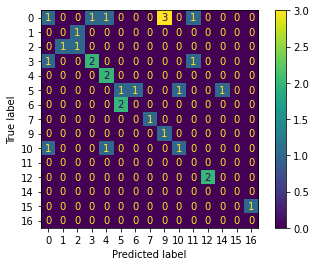

Generate this figure with Python:
# ANN
import pandas as pd
import matplotlib.pyplot as plt
from sklearn.model_selection import train_test_split
from sklearn.neural_network import MLPClassifier
from sklearn.preprocessing import StandardScaler
from sklearn.metrics import confusion_matrix
from sklearn.metrics import plot_confusion_matrix
from sklearn.metrics import precision_score, accuracy_score, recall_score, f1_score, cohen_kappa_score, confusion_matrix

df = pd.read_csv('https://query.data.world/s/bpnkvanty2ewdnhap5lm3z4cqbr67o')

# Cleaning data
col_uniqe = lambda df, col: [e for e in df[col].explode().unique()]
'''
col_uniqe
----------------
obtains all the unique values of a column dataset

params:
    - dataframe [DataFrame]: dataframe
    - column [str]: column's name

returns:
    - a list of unique values corresponding to the column
'''


num_index = lambda data: [ind for ind in range(1, len(data)+1)]
'''
num_index
----------------
create a numeric index from a list

params:
    - data[list]: list to create the indexes

returns:
    - a list of indexes for data
'''

## Cleaning Publishers
publishers = col_uniqe(df, 'Publisher')
publishers_in = num_index(publishers)
df = df.replace(to_replace=publishers, value=publishers_in)
## Cleaning genres
genres = col_uniqe(df, 'Genre')
genre_in = num_index(genres)
df = df.replace(to_replace=genres, value=genre_in)

df = df[:100]

## target
indexes = {}
ind = 0
for plat in df['Platform']:
    if plat not in indexes:
        indexes[plat] = ind
        ind += 1

target = []
for plat in df['Platform']:
    target.append(indexes[plat])

target_names = col_uniqe(df, 'Platform')

## Removing unnecesary columns
for col in ['Platform', 'Name']:
    del df[col]

feature_names = df.columns
data = df.values

# Runing trainning
x_train, x_test, y_train, y_test = train_test_split(
    data,
    target,
    test_size=0.3,
    random_state=30)


## data procesing
scaler = StandardScaler()
scaler.fit(x_train)
features_train_scale = scaler.transform(x_train)
features_test_scale = scaler.transform(x_test)

iterations = 1000   # define the iterations for training over the dataset
hidden_layers = [10,10,10]  # define the layers/depth of the NN

mlp = MLPClassifier(hidden_layer_sizes=(hidden_layers), max_iter=iterations)
mlp.fit(features_train_scale, y_train)
predicted = mlp.predict(features_test_scale)

# Metrics
print('---- Metrics ----')
accuracy = accuracy_score(y_true=y_test, y_pred=predicted)
precision = precision_score(y_true=y_test, y_pred=predicted, average='macro')
recall = recall_score(y_true=y_test, y_pred=predicted, average = 'micro')
f1 = f1_score(y_true=y_test, y_pred=predicted, average= 'micro')
kappa = cohen_kappa_score (y1= y_test, y2= predicted)

print('''
* Accuracy: {}
* Precision: {}
* Recall: {}
* F-score: {}
* Kappa: {}
'''.format(accuracy, precision, recall, f1, kappa))

print('Done!')

confunsion = confusion_matrix(y_test, predicted)
plot_confusion_matrix(mlp, features_test_scale, y_test)
plt.figure(figsize=(20, 20))
plt.show()
